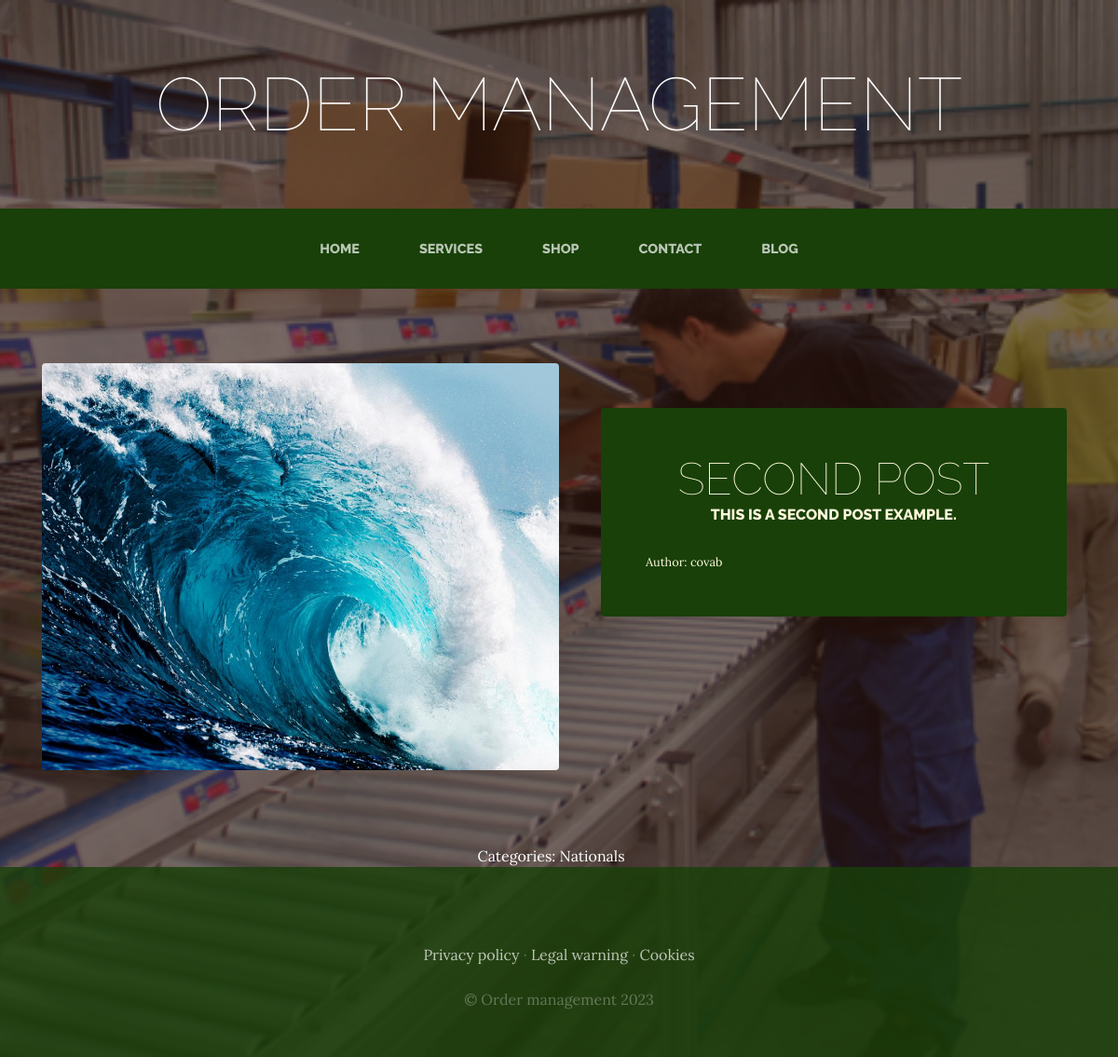
The app's page /blog/category/2/ with its own data.
### blog/models.py (models this page shows, shortened)
class Post(models.Model):
    title = models.CharField(max_length=50)
    content = models.CharField(max_length=50)
    image = models.ImageField(upload_to='blog', null=True, blank=True)
    author=models.ForeignKey(User, on_delete=models.CASCADE)
    categories=models.ManyToManyField(Category)
    created = models.DateTimeField(auto_now_add=True)
    updated = models.DateTimeField(auto_now_add=True)
    class Meta:
        verbose_name='post'
        verbose_name_plural='posts'

class Category(models.Model):
    name=models.CharField(max_length=50)
    created=models.DateTimeField(auto_now_add=True)
    updated=models.DateTimeField(auto_now_add=True)
    class Meta:
        verbose_name='category'
        verbose_name_plural='categories'

### blog/views.py (the view)
# urls.py: path("category/<category_id>/", views.category, name="category"),
def category(request, category_id):
    category=Category.objects.get(id=category_id)
    posts = Post.objects.filter(categories=category)
    return render(request, "blog/categories.html", {"category":category, "posts":posts})

### shoppcart/context_processor.py (called while the page is built)
def total_price_shoppcart(request):
    total=0
    if 'shoppcart' in request.session:
        for key, value in request.session["shoppcart"].items():
            total=total+(float(value["price"])*value["amount"])
    return {"total_price_shoppcart":total}

### blog/templates/blog/categories.html
{%  extends "pages/base.html" %}
{% load static %}
{% block content %}
    {% for post in posts %}
<section class="page-section clearfix">
    <div class="container">
      <div class="intro">
        <img class="intro-img img-fluid mb-3 mb-lg-0 rounded" src="{{ post.image.url }}" alt="" style="width: 50%;">
        <div class="intro-text left-0 text-center bg-faded p-5 rounded">
          <h2 class="section-heading mb-4" >
            <span class="section-heading-lower">{{ post.title }}</span>
            <span class="section-heading-upper">{{ post.content }}</span>
          </h2>
          <div style="text-align: left; font-size: 0.8em;">
              Author: {{ post.author }}
          </div>
        </div>
      </div>
    </div>
  </section>
    {% endfor %}
    <section>
        <div style="width: 75%; margin: auto; text-align: center; color: white;">
            Categories:
            {% for post in posts %}
                {% for category in post.categories.all %}
                    {{ category.name }} &nbsp;&nbsp;&nbsp;
                {% endfor %}
            {% endfor %}
        </div>
    </section>
{% endblock %}

### pages/static/pages/css/gestion.css (style rules this page uses)
body { font-family: 'Lora'; background: linear-gradient(rgba(47, 23, 15, 0.65), rgba(47, 23, 15, 0.65)), url("../img/bg_main.jpg"); background-attachment: fixed; background-position: center; background-size: cover; }
h1, h2, h3, h4, h5, h6 { font-family: 'Raleway'; }
.page-section { margin-top: 5rem; margin-bottom: 5rem; }
.section-heading { text-transform: uppercase; }
.section-heading .section-heading-upper { display: block; font-size: 1rem; font-weight: 800; padding-bottom:.5rem; }
.section-heading .section-heading-lower { display: block; font-size: 3rem; font-weight: 100; }
.bg-faded { background-color: rgba(255, 255, 255, 0.85); }
.intro { position: relative; }
@media (min-width: 992px) { .intro .intro-img { width: 75%; float: left; } }
@media (min-width: 992px) { .intro .intro-text { left: 600; width: 60%; margin-top: 3rem; background-color: rgba(24, 64, 8); color: cornsilk; position: absolute; } }
@media (min-width: 1200px) { .intro .intro-text { width: 45%; } }

### records on screen
Post: image (picture), title "SECOND POST", content "THIS IS A SECOND POST EXAMPLE.", author "covab"
Category: name "Nationals"
